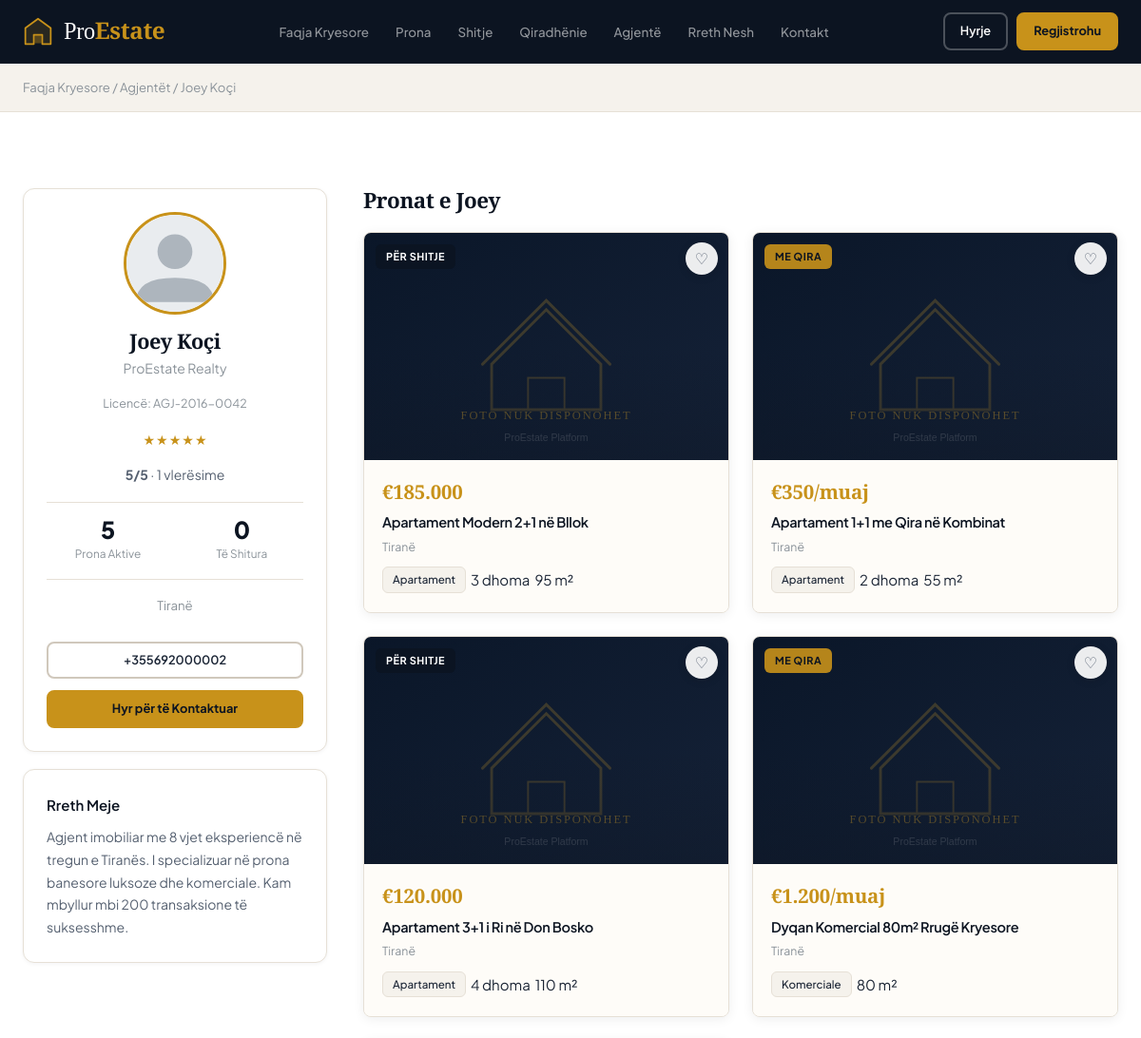
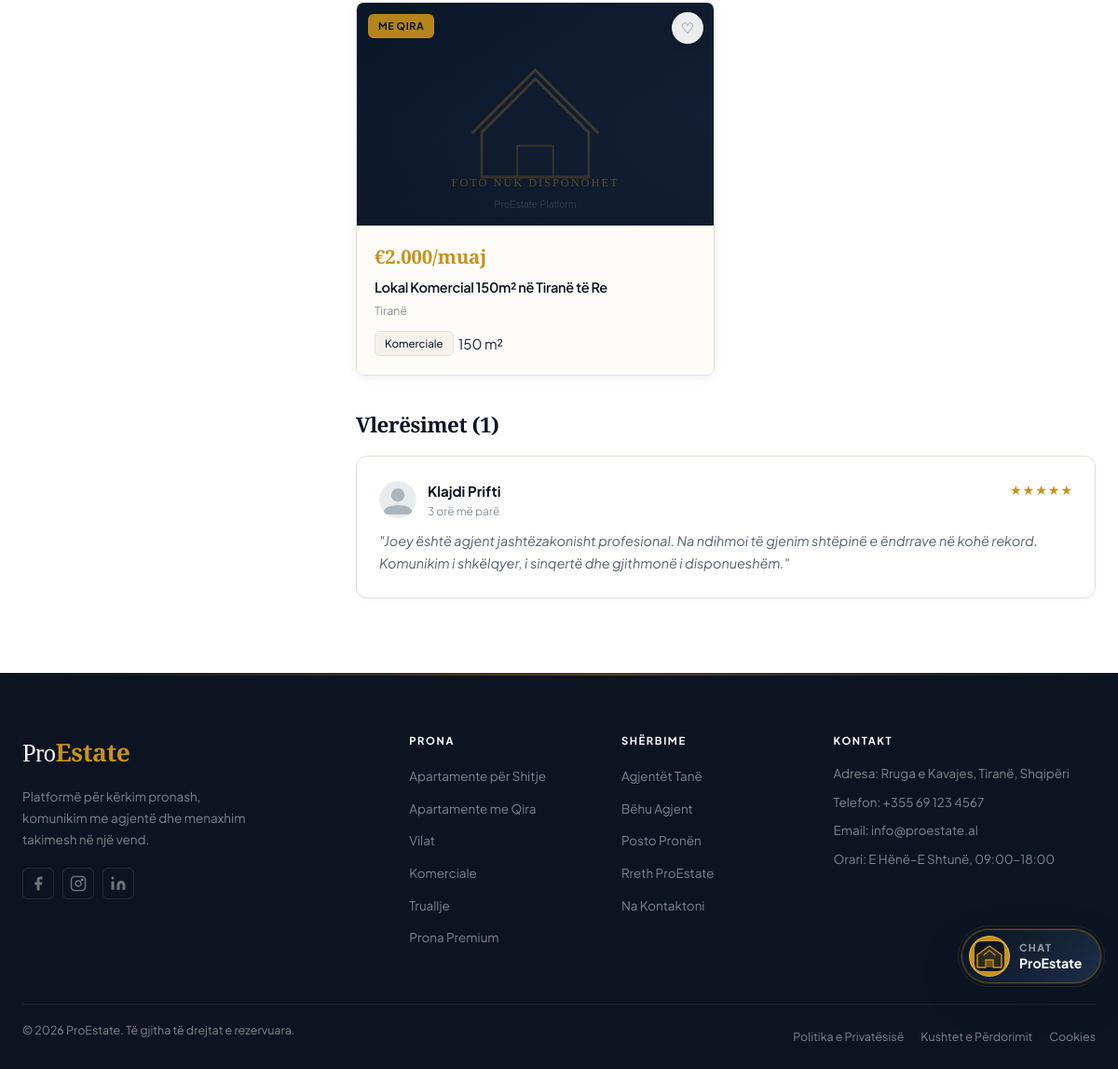
/agent.php?id=2, run on the app's committed database (2 pictures, top to bottom).
### tables this page shows
CREATE TABLE IF NOT EXISTS `users` (
  `id`                   INT UNSIGNED     NOT NULL AUTO_INCREMENT,
  `email`                VARCHAR(255)     NOT NULL,
  `password`             VARCHAR(255)     NOT NULL COMMENT 'bcrypt hash',
  `first_name`           VARCHAR(100)     NOT NULL,
  `last_name`            VARCHAR(100)     NOT NULL,
  `phone`                VARCHAR(25)      DEFAULT NULL,
  `gender`               ENUM('female','male','other','unspecified') NOT NULL DEFAULT 'unspecified',
  `role`                 ENUM('admin','agent','owner','client') NOT NULL DEFAULT 'client',
  `avatar`               VARCHAR(255)     DEFAULT NULL,
  `bio`                  TEXT             DEFAULT NULL,
  `agency_name`          VARCHAR(200)     DEFAULT NULL,
  `license_number`       VARCHAR(100)     DEFAULT NULL,
  `city`                 VARCHAR(100)     DEFAULT NULL,
  `is_active`            TINYINT(1)       NOT NULL DEFAULT 1,
  `email_verified`       TINYINT(1)       NOT NULL DEFAULT 0,
  `verification_token`   VARCHAR(64)      DEFAULT NULL,
  `reset_token`          VARCHAR(64)      DEFAULT NULL,
  `reset_token_expires`  DATETIME         DEFAULT NULL,
  `last_login`           DATETIME         DEFAULT NULL,
  `created_at`           TIMESTAMP        NOT NULL DEFAULT CURRENT_TIMESTAMP,
  `updated_at`           TIMESTAMP        NOT NULL DEFAULT CURRENT_TIMESTAMP ON UPDATE CURRENT_TIMESTAMP,
  PRIMARY KEY (`id`),
  UNIQUE KEY `uq_email` (`email`),
  KEY `idx_role` (`role`),
  KEY `idx_active` (`is_active`)
);

CREATE TABLE IF NOT EXISTS `properties` (
  `id`           INT UNSIGNED     NOT NULL AUTO_INCREMENT,
  `title`        VARCHAR(300)     NOT NULL,
  `description`  TEXT             NOT NULL,
  `type`         ENUM('apartment','house','villa','commercial','office','land','garage') NOT NULL,
  `status`       ENUM('for_sale','for_rent','sold','rented') NOT NULL DEFAULT 'for_sale',
  `price`        DECIMAL(12,2)    NOT NULL,
  `price_period` ENUM('total','monthly','yearly') NOT NULL DEFAULT 'total',
  `area`         DECIMAL(10,2)    DEFAULT NULL COMMENT 'm2',
  `rooms`        TINYINT UNSIGNED DEFAULT 0,
  `bathrooms`    TINYINT UNSIGNED DEFAULT 0,
  `floor`        SMALLINT         DEFAULT NULL,
  `total_floors` SMALLINT         DEFAULT NULL,
  `year_built`   SMALLINT         DEFAULT NULL,
  `address`      VARCHAR(500)     NOT NULL,
  `city`         VARCHAR(100)     NOT NULL,
  `neighborhood` VARCHAR(200)     DEFAULT NULL,
  `latitude`     DECIMAL(10,8)    DEFAULT NULL,
  `longitude`    DECIMAL(11,8)    DEFAULT NULL,
  `owner_id`     INT UNSIGNED     NOT NULL,
  `agent_id`     INT UNSIGNED     DEFAULT NULL,
  `is_featured`  TINYINT(1)       NOT NULL DEFAULT 0,
  `is_active`    TINYINT(1)       NOT NULL DEFAULT 1,
  `approval_status` ENUM('pending','approved','rejected') NOT NULL DEFAULT 'approved',
  `is_verified`  TINYINT(1)       NOT NULL DEFAULT 1,
  `approved_at`  DATETIME         DEFAULT NULL,
  `approved_by`  INT UNSIGNED     DEFAULT NULL,
  `views`        INT UNSIGNED     NOT NULL DEFAULT 0,
  `created_at`   TIMESTAMP        NOT NULL DEFAULT CURRENT_TIMESTAMP,
  `updated_at`   TIMESTAMP        NOT NULL DEFAULT CURRENT_TIMESTAMP ON UPDATE CURRENT_TIMESTAMP,
  PRIMARY KEY (`id`),
  KEY `idx_city` (`city`),
  KEY `idx_type` (`type`),
  KEY `idx_status` (`status`),
  KEY `idx_price` (`price`),
  KEY `idx_featured` (`is_featured`),
  KEY `idx_active` (`is_active`),
  KEY `idx_approval` (`approval_status`),
  KEY `idx_verified` (`is_verified`),
  KEY `idx_owner` (`owner_id`),
  KEY `idx_agent` (`agent_id`),
  FULLTEXT KEY `ft_search` (`title`, `description`, `address`, `city`, `neighborhood`),
  CONSTRAINT `fk_prop_owner` FOREIGN KEY (`owner_id`) REFERENCES `users` (`id`) ON DELETE CASCADE,
  CONSTRAINT `fk_prop_agent` FOREIGN KEY (`agent_id`) REFERENCES `users` (`id`) ON DELETE SET NULL,
  CONSTRAINT `fk_prop_approved_by` FOREIGN KEY (`approved_by`) REFERENCES `users` (`id`) ON DELETE SET NULL
);

CREATE TABLE IF NOT EXISTS `reviews` (
  `id`          INT UNSIGNED NOT NULL AUTO_INCREMENT,
  `reviewer_id` INT UNSIGNED NOT NULL,
  `agent_id`    INT UNSIGNED NOT NULL,
  `rating`      TINYINT UNSIGNED NOT NULL CHECK (`rating` BETWEEN 1 AND 5),
  `comment`     TEXT         DEFAULT NULL,
  `created_at`  TIMESTAMP    NOT NULL DEFAULT CURRENT_TIMESTAMP,
  PRIMARY KEY (`id`),
  KEY `idx_rev_agent`    (`agent_id`),
  KEY `idx_rev_reviewer` (`reviewer_id`),
  CONSTRAINT `fk_rev_reviewer` FOREIGN KEY (`reviewer_id`) REFERENCES `users` (`id`) ON DELETE CASCADE,
  CONSTRAINT `fk_rev_agent`    FOREIGN KEY (`agent_id`)    REFERENCES `users` (`id`) ON DELETE CASCADE
);

### agent.php (the view, shortened to what the rows shown need)
<?php
require_once __DIR__ . '/includes/db.php';
require_once __DIR__ . '/includes/security.php';
require_once __DIR__ . '/includes/auth.php';
require_once __DIR__ . '/includes/functions.php';
$id = (int)($_GET['id'] ?? 0);
$agent = db_row(
    "SELECT u.*,
       COUNT(DISTINCT p.id) as prop_count,
       COUNT(DISTINCT p2.id) as sold_count,
       COALESCE(AVG(r.rating),0) as avg_rating,
       COUNT(DISTINCT r.id) as review_count
     FROM users u
     LEFT JOIN properties p  ON p.agent_id=u.id AND p.is_active=1 AND p.approval_status='approved'
     LEFT JOIN properties p2 ON p2.agent_id=u.id AND p2.status IN ('sold','rented')
     LEFT JOIN reviews r ON r.agent_id=u.id
     WHERE u.id=? AND u.role='agent' AND u.is_active=1
     GROUP BY u.id",
    [$id]
);
$props = db_rows(
    "SELECT p.*, pi.filename AS primary_img FROM properties p
     LEFT JOIN property_images pi ON pi.property_id=p.id AND pi.is_primary=1
     WHERE p.agent_id=? AND p.is_active=1 AND p.approval_status='approved'
     ORDER BY p.is_featured DESC, p.created_at DESC LIMIT 6",
    [$id]
);
$reviews = db_rows(
    "SELECT r.*, u.first_name, u.last_name, u.avatar FROM reviews r
     JOIN users u ON u.id=r.reviewer_id WHERE r.agent_id=? ORDER BY r.created_at DESC",
    [$id]
);
$fav_ids = [];
$avg = round((float)$agent['avg_rating'], 1);
require __DIR__ . '/templates/header.php';
?>
<div class="breadcrumb-bar">
  <div class="container">
    <nav>
      <a href="<?= SITE_URL ?>">Faqja Kryesore</a> /
      <a href="<?= SITE_URL ?>/agents.php">Agjentët</a> /
      <span><?= e($agent['first_name'].' '.$agent['last_name']) ?></span>
    </nav>
  </div>
</div>
<section class="section">
  <div class="container">
    <div class="agent-profile-layout">
      <div class="agent-profile-aside">
        <div class="card card-body agent-profile-card">
          <img src="<?= get_avatar_url($agent['avatar']) ?>"
               alt="<?= e($agent['first_name']) ?>"
               class="agent-profile-card__avatar">
          <h1 class="agent-profile-card__name"><?= e($agent['first_name'].' '.$agent['last_name']) ?></h1>
          <p class="agent-profile-card__agency"><?= e($agent['agency_name'] ?? 'ProEstate Realty') ?></p>
          <?php if ($agent['license_number']): ?>
          <p class="agent-profile-card__meta">Licencë: <?= e($agent['license_number']) ?></p>
          <?php endif; ?>
          <div style="margin:14px 0;"><?= render_stars($avg) ?></div>
          <p style="font-size:.875rem;color:var(--gray-600);">
            <strong><?= $avg ?>/5</strong> · <?= $agent['review_count'] ?> vlerësime
          </p>
          <div class="agent-profile-stats">
            <div class="agent-profile-stat">
            </div>
            <div class="agent-profile-stat">
            </div>
          </div>
          <?php if ($agent['city']): ?>
          <p style="color:var(--text-3);font-size:.825rem;"><?= e($agent['city']) ?></p>
          <?php endif; ?>
          <?php if ($agent['phone']): ?>
          <a href="tel:<?= e($agent['phone']) ?>" class="btn btn--outline-navy btn--sm btn--full" style="margin-top:12px;">
            <?= e($agent['phone']) ?>
          </a>
          <?php endif; ?>
          <?php if (is_logged_in() && current_user_id() !== $id): ?>
          <a href="<?= SITE_URL ?>/dashboard/messages.php?to=<?= $id ?>"
             class="btn btn--navy btn--sm btn--full" style="margin-top:8px;">Dërgo Mesazh</a>
          <?php elseif (!is_logged_in()): ?>
          <a href="<?= SITE_URL ?>/login.php" class="btn btn--primary btn--sm btn--full" style="margin-top:12px;">
            Hyr për të Kontaktuar
          </a>
          <?php endif; ?>
        </div>
        <?php if ($agent['bio']): ?>
        <div class="card card-body">
          <h4 style="margin-bottom:10px;">Rreth Meje</h4>
          <p style="color:var(--gray-600);font-size:.875rem;line-height:1.7;"><?= nl2br(e($agent['bio'])) ?></p>
        </div>
        <?php endif; ?>
      </div>
      <div>
        <?php if (!empty($props)): ?>
        <h2 style="font-size:1.4rem;margin-bottom:20px;">Pronat e <?= e($agent['first_name']) ?></h2>
        <div class="properties-grid" style="margin-bottom:40px;">
          <?php foreach ($props as $p):
            $img   = $p['primary_img'] ? SITE_URL.'/uploads/properties/'.$p['primary_img'] : SITE_URL.'/assets/images/property-placeholder.svg';
            $scode = $p['status']==='for_sale'?'sale':'rent';
            $is_fav= in_array($p['id'], $fav_ids);
          ?>
          <div class="property-card" data-id="<?= $p['id'] ?>">
            <a href="<?= SITE_URL ?>/property.php?id=<?= $p['id'] ?>" class="property-card__img-wrap">
              <img src="<?= e($img) ?>" alt="<?= e($p['title']) ?>" loading="lazy">
              <span class="badge badge--<?= $scode ?>"><?= property_status_label($p['status']) ?></span>
              <button class="btn-fav <?= $is_fav?'active':'' ?>" data-id="<?= $p['id'] ?>"
                      onclick="toggleFav(event,<?= $p['id'] ?>)"><?= $is_fav?'♥':'♡' ?></button>
            </a>
            <div class="property-card__body">
              <div class="property-card__price"><?= format_price((float)$p['price'],$p['price_period']) ?></div>
              <h3 class="property-card__title">
                <a href="<?= SITE_URL ?>/property.php?id=<?= $p['id'] ?>"><?= e($p['title']) ?></a>
              </h3>
              <div class="property-card__location"><?= e($p['city']) ?></div>
              <div class="property-card__meta">
                <span class="meta-tag"><?= property_type_label($p['type']) ?></span>
                <?php if ($p['rooms']): ?><span><?= $p['rooms'] ?> dhoma</span><?php endif; ?>
                <?php if ($p['area']): ?><span><?= format_area($p['area']) ?></span><?php endif; ?>
              </div>
            </div>
          </div>
          <?php endforeach; ?>
        </div>
        <?php endif; ?>
        <h2 style="font-size:1.4rem;margin-bottom:20px;">Vlerësimet (<?= count($reviews) ?>)</h2>
        <?php if (empty($reviews)): ?>
        <div class="card card-body empty-state">
          <p>Ky agjent nuk ka vlerësime ende. Bëhuni i pari!</p>
        </div>
        <?php else: ?>
        <div class="review-list">
          <?php foreach ($reviews as $rev): ?>
          <div class="card card-body">
            <div class="review-item__head">
              <div class="review-item__user">
                <img src="<?= get_avatar_url($rev['avatar']) ?>"
                     class="review-item__avatar" alt="<?= e($rev['first_name']) ?>">
                <div>
                  <div style="font-weight:700;color:var(--navy);"><?= e($rev['first_name'].' '.$rev['last_name']) ?></div>
                  <div style="font-size:.75rem;color:var(--gray-400);"><?= time_ago($rev['created_at']) ?></div>
                </div>
              </div>
              <?= render_stars($rev['rating']) ?>
            </div>
            <?php if ($rev['comment']): ?>
            <p style="color:var(--gray-600);font-style:italic;font-size:.9rem;line-height:1.65;">
              "<?= nl2br(e($rev['comment'])) ?>"
            </p>
            <?php endif; ?>
          </div>
          <?php endforeach; ?>
        </div>
        <?php endif; ?>
      </div>
    </div>
  </div>
</section>
<?php require __DIR__ . '/templates/footer.php'; ?>

### includes/functions.php (shortened to what the rows shown need)
<?php
function format_price(float $price, string $period = 'total'): string {
    $formatted = number_format($price, 0, ',', '.');
    if ($period === 'monthly') return "€{$formatted}/muaj";
    return "€{$formatted}";
}
function format_area(float $area): string {
    return number_format($area, 0, ',', '.') . ' m²';
}
function time_ago(string $datetime): string {
    $diff = time() - strtotime($datetime);
    if ($diff < 86400)    return (int)($diff/3600) . ' orë më parë';
    return (int)($diff/31536000) . ' vit më parë';
}
function property_type_label(string $type): string {
    $map = [
        'apartment'  => 'Apartament',
        'house'      => 'Shtëpi',
        'villa'      => 'Vilë',
        'commercial' => 'Komerciale',
        'office'     => 'Zyrë',
        'land'       => 'Truall',
        'garage'     => 'Garazh',
    ];
    return $map[$type] ?? ucfirst($type);
}
function property_status_label(string $status): string {
    $map = [
        'for_sale' => 'Për Shitje',
        'for_rent' => 'Me Qira',
        'sold'     => 'Shitur',
        'rented'   => 'Me Qira (Zënë)',
    ];
    return $map[$status] ?? $status;
}
function get_avatar_url(?string $avatar): string {
    return SITE_URL . '/assets/images/default-avatar.svg';
}
function render_stars(float $rating, bool $readonly = true): string {
    $html = '<div class="stars' . ($readonly ? '' : ' stars--interactive') . '">';
    for ($i = 1; $i <= 5; $i++) {
        $class = $i <= $rating ? 'star star--filled' : 'star';
        $html .= "<span class=\"{$class}\">★</span>";
    }
    $html .= '</div>';
    return $html;
}

### data on the page
users: first_name+last_name "Joey Koçi", agency_name "ProEstate Realty", license_number "AGJ-2016-0042", city "Tiranë", phone "+355692000002", bio "Agjent imobiliar me 8 vjet eksperiencë në tregun e Tiranës. I specializuar në prona banesore luksoze dhe komerciale. Kam mbyllur mbi 200 transaksione të suksesshme.", first_name "Joey"
properties: status "PËR SHITJE", format_price((float)$p['price'],$p['price_period']) "€185.000", title "Apartament Modern 2+1 në Bllok", city "Tiranë", type "Apartament", rooms "3", area "95 m²"
properties: status "ME QIRA", format_price((float)$p['price'],$p['price_period']) "€350/muaj", title "Apartament 1+1 me Qira në Kombinat", city "Tiranë", type "Apartament", rooms "2", area "55 m²"
properties: status "PËR SHITJE", format_price((float)$p['price'],$p['price_period']) "€120.000", title "Apartament 3+1 i Ri në Don Bosko", city "Tiranë", type "Apartament", rooms "4", area "110 m²"
properties: status "ME QIRA", format_price((float)$p['price'],$p['price_period']) "€1.200/muaj", title "Dyqan Komercial 80m² Rrugë Kryesore", city "Tiranë", type "Komerciale", area "80 m²"
properties: status "ME QIRA", format_price((float)$p['price'],$p['price_period']) "€2.000/muaj", title "Lokal Komercial 150m² në Tiranë të Re", city "Tiranë", type "Komerciale", area "150 m²"
reviews: reviewer.last_name "Klajdi Prifti", created_at "3 orë më parë", comment "Joey është agjent jashtëzakonisht profesional. Na ndihmoi të gjenim shtëpinë e ëndrrave në kohë rekord. Komunikim i shkëlqyer, i sinqertë dhe gjithmonë i disponueshëm."

### other printed values
$avg "5"
$agent['review_count'] "1"
$agent['prop_count'] "5"
$agent['sold_count'] "0"
count($reviews) "1"
SITE_ADDRESS "Rruga e Kavajes, Tiranë, Shqipëri"
SITE_PHONE "+355 69 123 4567"
SITE_EMAIL "info@proestate.al"
SITE_NAME "ProEstate"
